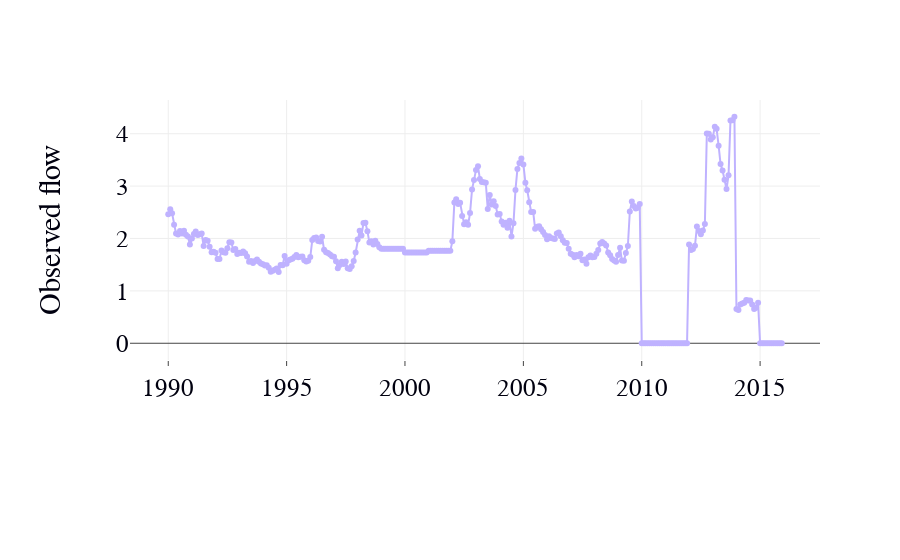

Source (notebook cell):
### Code cell
import numpy

import plotly.plotly as py
import plotly.graph_objs as go
# xx=['Reference','Cache County <br> demand','Hyrum  <br> Bathymetry','Headflow <br> supply']
# print UnmetDemandEstimate[['Reference','year']]



Years=result_df_UseCase3_1["DateTimeStamp"].tolist()

vals=result_df_UseCase3_1['DataValue'].tolist()
for n, i in enumerate(vals):
    if i == -9999.0:
        vals[n]=0   

trace1 = go.Scatter(

    x=Years,
    y=vals,
    mode = 'lines+markers',
    name = 'Reference',
    marker = dict(
        color = '#BFB2FF',
    
    )
)


# trace2 = go.Scatter(

#     x=Years,
#     y=CacheCountyUrbanWaterUse_vals,
#     name = ' CacheCountyUrbanWaterUse',
#     mode = 'lines+markers',
#     marker = dict(
#         color = '#260F99'
#     )
# )

layout = dict(
    #title = "Use Case 3.3",
    yaxis = dict(
        title = "Observed flow",
        tickformat= ',',
#         showline=True,
#         dtick='5',
#         ticks='outside',
#         ticklen=10,
#          range = ['0', '15']


                ),
    
    xaxis = dict(
#         title = "Updated input parameters in the <br>Bear_River_WEAP_Model_2017",
#         showline=True,
        ticks='outside',
#          tickfont=dict(size=22),
#         ticklen=10
                    ),
    legend=dict(
        x=0.1,y=0.6,
          bordercolor='#00000f',
            borderwidth=2
        
               ),
#     width=1100,
#     height=700,
    #paper_bgcolor='rgb(233,233,233)',
    #plot_bgcolor='rgb(233,233,233)',
    margin=go.Margin(l=130,b=200),
    font=dict(size=25,family='arial',color='#00000f'),
    showlegend=False
)
data = [trace1]#, trace2]


# create a figure object
fig = dict(data=data, layout=layout)
#py.iplot(fig, filename = "2.3Identify_SeasonalValues") 


## it can be run from the local machine on Pycharm like this like below
## It would also work here offline but in a seperate window  
offline.iplot(fig,filename = 'jupyter/UnmentDemand@BirdRefuge' )       

print "Figure x is replicated!!"

### Figure 1 — Plotly figure (JSON) as saved in the notebook; plotly's stock layout.template omitted (floating-point values rounded to 4 significant figures; data arrays with more than 128 entries replaced by an {"elided": "..."} marker saying what was removed)
{"data": [{"marker": {"color": "#BFB2FF"}, "mode": "lines+markers", "name": "Reference", "type": "scatter", "x": {"elided": "312 str values"}, "y": {"elided": "312 float values"}}], "layout": {"font": {"color": "#00000f", "family": "arial", "size": 25}, "legend": {"bordercolor": "#00000f", "borderwidth": 2, "x": 0.1, "y": 0.6}, "margin": {"b": 200, "l": 130}, "showlegend": false, "xaxis": {"ticks": "outside"}, "yaxis": {"tickformat": ",", "title": "Observed flow"}}}
